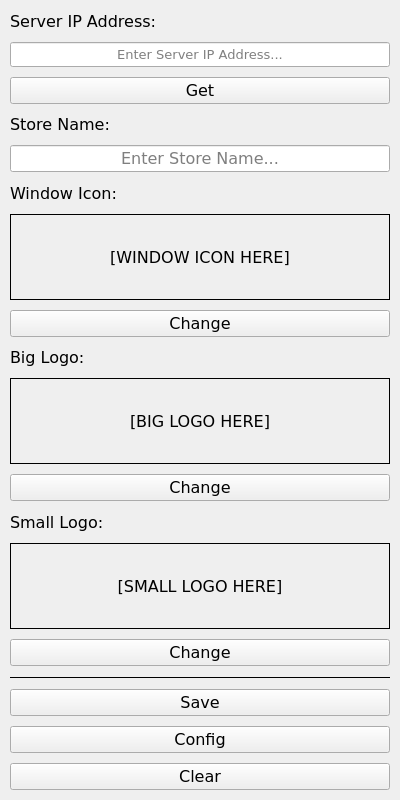
<?xml version="1.0" encoding="UTF-8"?>
<ui version="4.0">
 <class>Setup</class>
 <widget class="QMainWindow" name="Setup">
  <property name="geometry">
   <rect>
    <x>0</x>
    <y>0</y>
    <width>400</width>
    <height>800</height>
   </rect>
  </property>
  <property name="font">
   <font>
    <family>Verdana</family>
    <pointsize>12</pointsize>
   </font>
  </property>
  <property name="windowTitle">
   <string>Setup</string>
  </property>
  <widget class="QWidget" name="central_widget">
   <layout class="QVBoxLayout" name="central_widget_layout" stretch="1,1,1,1,1,1,4,1,1,4,1,1,4,1,1,1,1,1">
    <property name="spacing">
     <number>10</number>
    </property>
    <property name="leftMargin">
     <number>10</number>
    </property>
    <property name="topMargin">
     <number>10</number>
    </property>
    <property name="rightMargin">
     <number>10</number>
    </property>
    <property name="bottomMargin">
     <number>10</number>
    </property>
    <item>
     <widget class="QLabel" name="lbl_server_ip_address">
      <property name="text">
       <string>Server IP Address:</string>
      </property>
     </widget>
    </item>
    <item>
     <widget class="QLineEdit" name="lnedit_server_ip_address">
      <property name="font">
       <font>
        <family>Verdana</family>
        <pointsize>10</pointsize>
       </font>
      </property>
      <property name="inputMask">
       <string/>
      </property>
      <property name="alignment">
       <set>Qt::AlignCenter</set>
      </property>
      <property name="placeholderText">
       <string>Enter Server IP Address...</string>
      </property>
     </widget>
    </item>
    <item>
     <widget class="QPushButton" name="pshbtn_get_server_ip_address">
      <property name="cursor">
       <cursorShape>PointingHandCursor</cursorShape>
      </property>
      <property name="text">
       <string>Get</string>
      </property>
     </widget>
    </item>
    <item>
     <widget class="QLabel" name="lbl_store_name">
      <property name="text">
       <string>Store Name:</string>
      </property>
     </widget>
    </item>
    <item>
     <widget class="QLineEdit" name="lnedit_store_name">
      <property name="alignment">
       <set>Qt::AlignCenter</set>
      </property>
      <property name="placeholderText">
       <string>Enter Store Name...</string>
      </property>
     </widget>
    </item>
    <item>
     <widget class="QLabel" name="lbl_window_icon">
      <property name="text">
       <string>Window Icon:</string>
      </property>
     </widget>
    </item>
    <item>
     <widget class="QLabel" name="pxmp_window_icon">
      <property name="frameShape">
       <enum>QFrame::Box</enum>
      </property>
      <property name="text">
       <string>[WINDOW ICON HERE]</string>
      </property>
      <property name="alignment">
       <set>Qt::AlignCenter</set>
      </property>
     </widget>
    </item>
    <item>
     <widget class="QPushButton" name="pshbtn_change_window_icon">
      <property name="cursor">
       <cursorShape>PointingHandCursor</cursorShape>
      </property>
      <property name="text">
       <string>Change</string>
      </property>
     </widget>
    </item>
    <item>
     <widget class="QLabel" name="lbl_big_logo">
      <property name="text">
       <string>Big Logo:</string>
      </property>
     </widget>
    </item>
    <item>
     <widget class="QLabel" name="pxmp_big_logo">
      <property name="frameShape">
       <enum>QFrame::Box</enum>
      </property>
      <property name="text">
       <string>[BIG LOGO HERE]</string>
      </property>
      <property name="scaledContents">
       <bool>false</bool>
      </property>
      <property name="alignment">
       <set>Qt::AlignCenter</set>
      </property>
     </widget>
    </item>
    <item>
     <widget class="QPushButton" name="pshbtn_change_big_logo">
      <property name="cursor">
       <cursorShape>PointingHandCursor</cursorShape>
      </property>
      <property name="text">
       <string>Change</string>
      </property>
     </widget>
    </item>
    <item>
     <widget class="QLabel" name="lbl_small_logo">
      <property name="text">
       <string>Small Logo:</string>
      </property>
     </widget>
    </item>
    <item>
     <widget class="QLabel" name="pxmp_small_logo">
      <property name="frameShape">
       <enum>QFrame::Box</enum>
      </property>
      <property name="text">
       <string>[SMALL LOGO HERE]</string>
      </property>
      <property name="scaledContents">
       <bool>false</bool>
      </property>
      <property name="alignment">
       <set>Qt::AlignCenter</set>
      </property>
     </widget>
    </item>
    <item>
     <widget class="QPushButton" name="pshbtn_change_small_logo">
      <property name="cursor">
       <cursorShape>PointingHandCursor</cursorShape>
      </property>
      <property name="text">
       <string>Change</string>
      </property>
     </widget>
    </item>
    <item>
     <widget class="Line" name="line">
      <property name="frameShadow">
       <enum>QFrame::Plain</enum>
      </property>
      <property name="lineWidth">
       <number>1</number>
      </property>
      <property name="orientation">
       <enum>Qt::Horizontal</enum>
      </property>
     </widget>
    </item>
    <item>
     <widget class="QPushButton" name="pshbtn_save">
      <property name="cursor">
       <cursorShape>PointingHandCursor</cursorShape>
      </property>
      <property name="text">
       <string>Save</string>
      </property>
     </widget>
    </item>
    <item>
     <widget class="QPushButton" name="pshbtn_config">
      <property name="cursor">
       <cursorShape>PointingHandCursor</cursorShape>
      </property>
      <property name="text">
       <string>Config</string>
      </property>
     </widget>
    </item>
    <item>
     <widget class="QPushButton" name="pshbtn_clear">
      <property name="cursor">
       <cursorShape>PointingHandCursor</cursorShape>
      </property>
      <property name="text">
       <string>Clear</string>
      </property>
     </widget>
    </item>
   </layout>
  </widget>
 </widget>
 <resources/>
 <connections/>
</ui>
